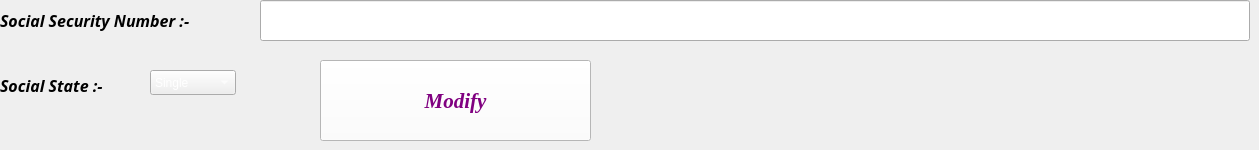
       <widget class="QWidget" name="tab_2">
        <attribute name="title">
         <string>Modify</string>
        </attribute>
        <widget class="QLabel" name="ssn_Modify">
         <property name="geometry">
          <rect>
           <x>0</x>
           <y>0</y>
           <width>240</width>
           <height>41</height>
          </rect>
         </property>
         <property name="font">
          <font>
           <family>Bodoni MT</family>
           <pointsize>12</pointsize>
           <weight>75</weight>
           <italic>true</italic>
           <bold>true</bold>
          </font>
         </property>
         <property name="text">
          <string>Social Security Number :-</string>
         </property>
        </widget>
        <widget class="QLineEdit" name="social_security_number_modify">
         <property name="geometry">
          <rect>
           <x>260</x>
           <y>0</y>
           <width>990</width>
           <height>41</height>
          </rect>
         </property>
         <property name="styleSheet">
          <string notr="true">color:white;</string>
         </property>
        </widget>
        <widget class="QLabel" name="social_state_modify_2">
         <property name="geometry">
          <rect>
           <x>0</x>
           <y>70</y>
           <width>140</width>
           <height>31</height>
          </rect>
         </property>
         <property name="font">
          <font>
           <family>Bodoni MT</family>
           <pointsize>12</pointsize>
           <weight>75</weight>
           <italic>true</italic>
           <bold>true</bold>
          </font>
         </property>
         <property name="text">
          <string>Social State :-</string>
         </property>
        </widget>
        <widget class="QComboBox" name="social_state_modify">
         <property name="geometry">
          <rect>
           <x>150</x>
           <y>70</y>
           <width>86</width>
           <height>25</height>
          </rect>
         </property>
         <property name="styleSheet">
          <string notr="true">color:white;</string>
         </property>
         <item>
          <property name="text">
           <string>Single</string>
          </property>
         </item>
         <item>
          <property name="text">
           <string>Married</string>
          </property>
         </item>
        </widget>
        <widget class="QPushButton" name="modify_button">
         <property name="geometry">
          <rect>
           <x>320</x>
           <y>60</y>
           <width>271</width>
           <height>81</height>
          </rect>
         </property>
         <property name="font">
          <font>
           <family>Times New Roman</family>
           <pointsize>16</pointsize>
           <weight>75</weight>
           <italic>true</italic>
           <bold>true</bold>
          </font>
         </property>
         <property name="styleSheet">
          <string notr="true">color:purple;
background-color:white;</string>
         </property>
         <property name="text">
          <string>Modify</string>
         </property>
        </widget>
       </widget>
